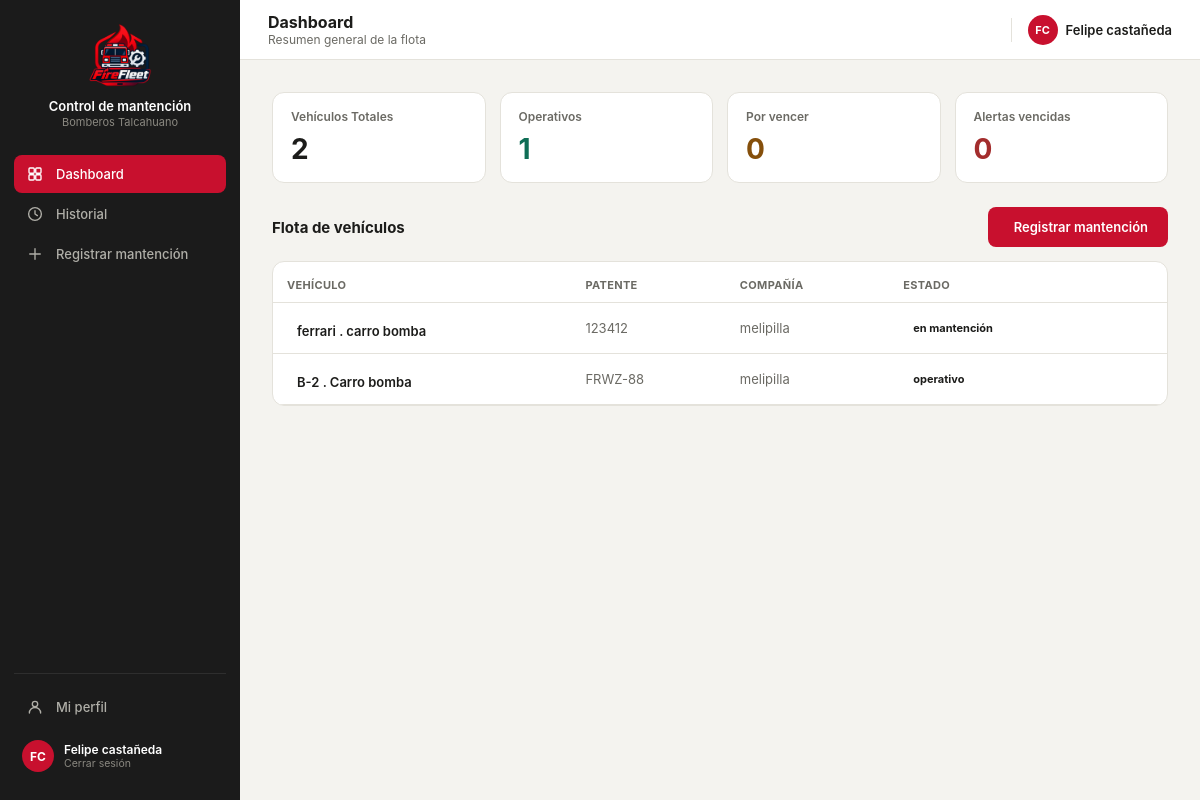
The page /dashboard/ (signed in) on the database as committed earlier.
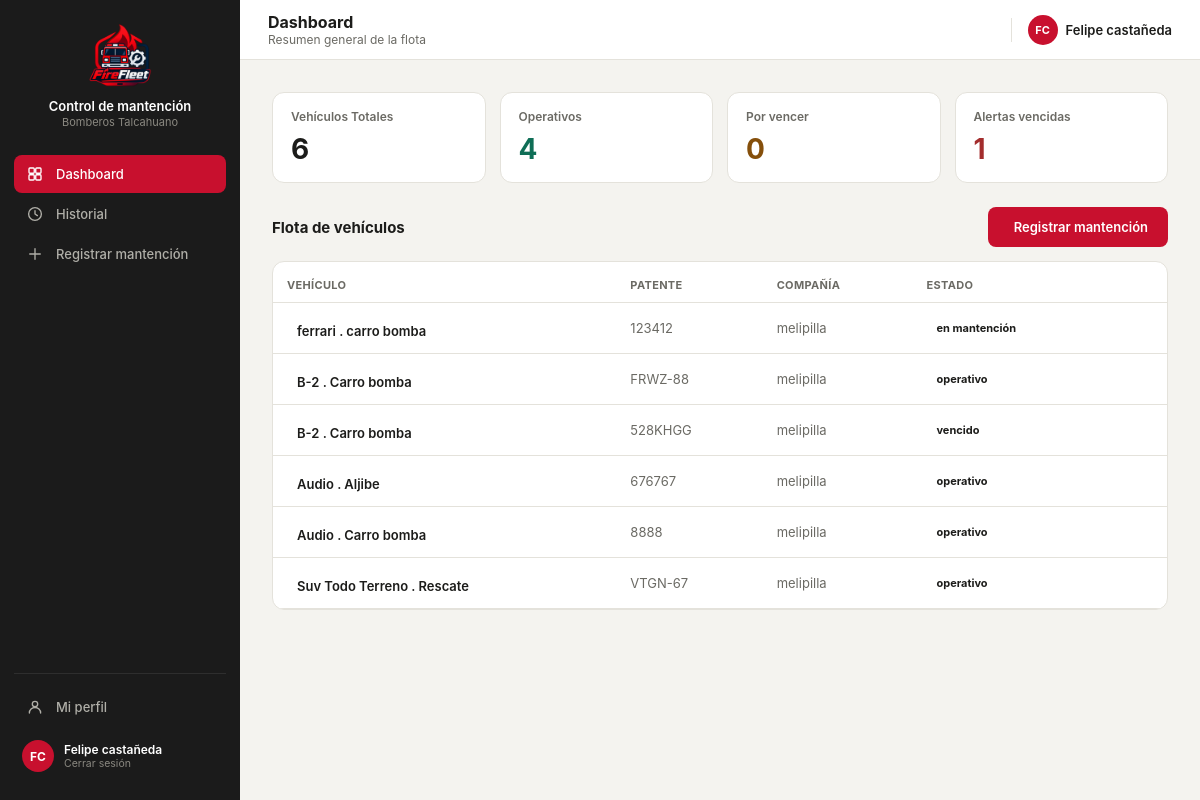
The same page on the database as committed later.
### core/models.py (models this page shows, shortened)
class Usuario(models.Model):
    id_user = models.AutoField(primary_key=True)
    user = models.OneToOneField(User, on_delete=models.CASCADE, related_name="perfil", null=True, blank=True)
    nombre = models.CharField(max_length=120)
    rol = models.CharField(max_length=50)
    id_compania = models.ForeignKey(
        Compania, on_delete=models.SET_NULL, null=True, blank=True,
        db_column="id_compania", related_name="usuarios",
    )
    telefono = models.CharField(max_length=30, blank=True, default='')
    class Meta:
        db_table = "usuario"

class Vehiculo(models.Model):
    id_vehi = models.AutoField(primary_key=True)
    patente = models.CharField(max_length=10, unique=True, null=True, blank=True)
    tipo_v = models.CharField(max_length=50)
    modelo = models.CharField(max_length=80, blank=True)
    anio = models.IntegerField(null=True, blank=True, db_column="año")
    id_compania = models.ForeignKey(
        Compania, on_delete=models.PROTECT, db_column="id_compania", related_name="vehiculos",
    )
    estado = models.CharField(max_length=30, default="operativo")
    kilometraje = models.DecimalField(max_digits=10, decimal_places=2, default=0)
    proxima_mantencion = models.DateField(null=True, blank=True)
    class Meta:
        db_table = "vehiculo"

class Compania(models.Model):
    id_comp = models.AutoField(primary_key=True)
    nombre = models.CharField(max_length=100)
    direccion = models.CharField(max_length=200, blank=True, db_column="dirección")
    telefono = models.CharField(max_length=20, blank=True, db_column="teléfono")
    class Meta:
        db_table = "compania"
        verbose_name_plural = "Compañías"
    def __str__(self):
        return self.nombre

### core/views.py (the view)
# urls.py: path('dashboard/', views.dashboard, name='dashboard'),
@login_required(login_url='index')
def dashboard(request):
    perfil = request.user.perfil
    current_user_data = {
        'name': perfil.nombre,
        'role': perfil.rol,
        'comp': str(perfil.id_compania) if perfil.id_compania else 'Sin Compañía',
        'initials': ''.join([palabra[0].upper() for palabra in perfil.nombre.split()[:2]]),
        'isAdmin': request.user.is_superuser or perfil.rol.lower() == 'administrador'
    }
    context = {
        'current_user': current_user_data,
        'total_vehiculos': Vehiculo.objects.count(),
        'vehiculos_operativos': Vehiculo.objects.filter(estado__iexact='operativo').count(),
        'vehiculos_por_vencer': Vehiculo.objects.filter(estado__iexact='por vencer').count(),
        'vehiculos_vencidos': Vehiculo.objects.filter(estado__iexact='vencido').count(),
        'flota': Vehiculo.objects.select_related('id_compania').all(),
    }
    return render(request, 'core/dashboard.html', context)

### core/templates/core/dashboard.html (shortened to what this page needs)
{% load static %}
<!DOCTYPE html>
<html lang="es">
<head>
<link rel="stylesheet" href="https://cdnjs.cloudflare.com/ajax/libs/tabler-icons/2.44.0/iconfont/tabler-icons.min.css">
<link rel="stylesheet" href="{% static 'styles.css' %}">
</head>
<body>
<div class="layout">
  <div class="sidebar">
    <div class="sidebar-brand">
      <div class="logo"><img src="{% static 'imagenes/logo2.png' %}" alt="Logo Control de mantención"></div>
      <div><p class="t1">Control de mantención</p><p class="t2">Bomberos Talcahuano</p></div>
    </div>
    <a class="nav-item active" href="{% url 'dashboard' %}">Dashboard</a>
    <a class="nav-item" href="{% url 'historial' %}"><svg class="nav-icon" viewBox="0 0 24 24" fill="none" stroke="currentColor" stroke-width="1.8" stroke-linecap="round" stroke-linejoin="round"><circle cx="12" cy="12" r="8.5"/><polyline points="12 7.5 12 12 15.2 14.2"/></svg>Historial</a>
    <a class="nav-item" href="{% url 'registrar' %}"><svg class="nav-icon" viewBox="0 0 24 24" fill="none" stroke="currentColor" stroke-width="1.8" stroke-linecap="round" stroke-linejoin="round"><line x1="12" y1="5" x2="12" y2="19"/><line x1="5" y1="12" x2="19" y2="12"/></svg>Registrar mantención</a>
    <div class="sidebar-footer">
      <a class="nav-item" href="{% url 'perfil' %}"><svg class="nav-icon" viewBox="0 0 24 24" fill="none" stroke="currentColor" stroke-width="1.8" stroke-linecap="round" stroke-linejoin="round"><circle cx="12" cy="8" r="3.6"/><path d="M4.5 20c0-4.1 3.4-7.4 7.5-7.4s7.5 3.3 7.5 7.4"/></svg>Mi perfil</a>
      <a class="sidebar-user" href="{% url 'logout' %}" style="margin-top:6px; text-decoration:none;">
        <div class="av">{{ current_user.initials }}</div>
        <div>
          <p class="name">{{ current_user.name }}</p>
          <p class="role">Cerrar sesión</p>
        </div>
      </a>
    </div>
  </div>
  <div class="main">
    <div class="topbar">
      <div style="display:flex; align-items:center; gap:12px;">
        <div><h2>Dashboard</h2><p class="crumb">Resumen general de la flota</p></div>
      </div>
      <div style="display:flex; align-items:center; gap:16px;">
        <div style="display:flex; align-items:center; gap:8px;">
          <div style="width:30px; height:30px; border-radius:50%; background:var(--red); display:flex; align-items:center; justify-content:center; color:#fff; font-size:11px; font-weight:700;">
            {{ current_user.initials }}
          </div>
          <span style="font-size:13px; font-weight:600;">{{ current_user.name }}</span>
        </div>
      </div>
    </div>
    <div class="content">
      <div style="display:grid; grid-template-columns:repeat(4,1fr); gap:14px; margin-bottom:24px;">
        <div class="stat">
            <p class="lbl">Vehículos Totales</p>
            <p class="val">{{ total_vehiculos }}</p>
        </div>
        <div class="stat">
            <p class="lbl">Operativos</p>
            <p class="val" style="color:#0F6E56;">{{ vehiculos_operativos }}</p>
        </div>
        <div class="stat">
            <p class="lbl">Por vencer</p>
            <p class="val" style="color:#854F0B;">{{ vehiculos_por_vencer }}</p>
        </div>
        <div class="stat">
            <p class="lbl">Alertas vencidas</p>
            <p class="val" style="color:#A32D2D;">{{ vehiculos_vencidos }}</p>
        </div>
      </div>
      <div style="display:flex; align-items:center; justify-content:space-between; margin-bottom:14px;">
        <h3 style="font-size:15px; margin:0;">Flota de vehículos</h3>
        <a class="btn-primary" href="{% url 'registrar' %}">Registrar mantención</a>
      </div>
      <div class="card" style="padding:0; overflow:hidden;">
        <table>
          <thead><tr><th>Vehículo</th><th>Patente</th><th>Compañía</th><th>Estado</th><th></th></tr></thead>
          <tbody>
            {% for v in flota %}
             <tr class="clickable" data-href="{% url 'vehidetalle' v.id_vehi %}" onclick="window.location.href=this.dataset.href">
              <td style="font-weight:600;"><span style="display:inline-flex; align-items:center; gap:10px;">{{ v.modelo }}  . {{v.tipo_v }}</span></td>
              <td style="color:var(--text2);">{{ v.patente }}</td>
              <td style="color:var(--text2);">{{ v.id_compania }}</td>
              <td><span class="pill pill-{{ v.badge_status }}">{{ v.estado }}</span></td>
              <td style="text-align:right; color:var(--text2);"></td>
            </tr>
            {% empty %}
            <tr>
              <td colspan="6" style="text-align:center; padding:20px; color:var(--text2);">No hay vehículos registrados en la base de datos.</td>
            </tr>
            {% endfor %}
          </tbody>
        </table>
      </div>
    </div>
  </div>
</div>
</body>
</html>

### core/static/styles.css (style rules this page uses)
:root { --red:#C8102E; --dark:#212121; --darker:#181818; --sidebar-bg:#1B1B1B; --sidebar-hover:#2A2A2A; --input-bg:#fff; --input-border:#D8D6CE; --muted:#8A8880; --amber:#854F0B; --amber-bg:#FDECC8; --green:#0F6E56; --green-bg:#DCEEE8; --danger:#A32D2D; --danger-bg:#F6DCDC; --surface1:#F4F3EF; --surface2:#FFFFFF; --border:#E4E2DB; --text1:#1C1C1A; --text2:#6B6A64; }
* { box-sizing:border-box; -webkit-tap-highlight-color:transparent; }
body { margin:0; font-family:-apple-system,BlinkMacSystemFont,"Segoe UI",Roboto,Helvetica,Arial,sans-serif; background:var(--surface1); color:var(--text1); min-height:100vh; }
.layout { display:flex; min-height:100vh; }
.sidebar { width:240px; background:var(--sidebar-bg); flex-shrink:0; display:flex; flex-direction:column; padding:20px 14px; position:sticky; top:0; height:100vh; }
.sidebar-brand { display:flex; flex-direction:column; align-items:center; text-align:center; gap:10px; padding:4px 8px 26px; }
.sidebar-brand .logo { width:64px; height:64px; display:flex; align-items:center; justify-content:center; flex-shrink:0; overflow:hidden; }
.sidebar-brand .logo img { width:100%; height:100%; object-fit:contain; display:block; }
.sidebar-brand .t1 { color:#fff; font-size:13px; font-weight:600; margin:0; line-height:1.3; }
.sidebar-brand .t2 { color:#8A8880; font-size:11px; margin:0; }
.nav-item { display:flex; align-items:center; gap:12px; padding:10px 12px; border-radius:8px; color:#B0AFA8; font-size:13px; font-weight:500; cursor:pointer; border:none; background:none; width:100%; text-align:left; margin-bottom:2px; text-decoration:none; }
.nav-item .nav-icon { width:18px; height:18px; flex-shrink:0; }
.nav-item.active { background:var(--red); color:#fff; }
.sidebar-footer { margin-top:auto; padding-top:14px; border-top:1px solid #2E2E2E; }
.sidebar-user { display:flex; align-items:center; gap:10px; padding:8px; border-radius:8px; cursor:pointer; }
.sidebar-user .av { width:32px; height:32px; border-radius:50%; background:var(--red); display:flex; align-items:center; justify-content:center; color:#fff; font-size:12px; font-weight:700; flex-shrink:0; }
.sidebar-user .name { color:#fff; font-size:12px; font-weight:600; margin:0; }
.sidebar-user .role { color:#8A8880; font-size:10.5px; margin:0; }
.main { flex:1; min-width:0; }
.topbar { height:60px; background:var(--surface2); border-bottom:1px solid var(--border); display:flex; align-items:center; justify-content:space-between; padding:0 28px; position:sticky; top:0; z-index:10; }
.topbar h2 { font-size:16px; font-weight:700; margin:0; }
.topbar .crumb { font-size:12px; color:var(--text2); margin:0; }
.content { padding:28px 32px; max-width:1200px; margin:0 auto; }
.card { background:var(--surface2); border:1px solid var(--border); border-radius:12px; padding:18px; }
.btn-primary { background:var(--red); border:none; color:#fff; height:40px; padding:0 20px; border-radius:8px; font-weight:600; font-size:13px; cursor:pointer; display:inline-flex; align-items:center; gap:6px; }
.pill { font-size:11px; font-weight:700; padding:4px 10px; border-radius:20px; display:inline-block; }
table { width:100%; border-collapse:collapse; }
th { text-align:left; font-size:11px; color:var(--text2); font-weight:700; text-transform:uppercase; letter-spacing:0.03em; padding:16px 14px 10px; border-bottom:1px solid var(--border); }
td { padding:14px; border-bottom:1px solid var(--border); font-size:13px; vertical-align:middle; }
tr.clickable { cursor:pointer; }
.stat { background:var(--surface2); border:1px solid var(--border); border-radius:12px; padding:16px 18px; }
.stat .lbl { font-size:12px; color:var(--text2); margin:0 0 8px; font-weight:600; }
.stat .val { font-size:28px; font-weight:700; margin:0; }
a.btn-primary, a.btn-secondary { text-decoration:none; justify-content:center; }
.content { padding: 32px; flex: 1; }

Rows that differ between the two databases and show on the page:
added Vehiculo: modelo "B-2", tipo_v "Carro bomba", patente "528KHGG", id_compania "melipilla", estado "vencido"
added Vehiculo: modelo "Audio", tipo_v "Aljibe", patente "676767", id_compania "melipilla", estado "operativo"
added Vehiculo: modelo "Audio", tipo_v "Carro bomba", patente "8888", id_compania "melipilla", estado "operativo"
added Vehiculo: modelo "Suv Todo Terreno", tipo_v "Rescate", patente "VTGN-67", id_compania "melipilla", estado "operativo"
Other text that changed with them:
{{ total_vehiculos }}: "2" → "6"
{{ vehiculos_operativos }}: "1" → "4"
{{ vehiculos_vencidos }}: "0" → "1"
